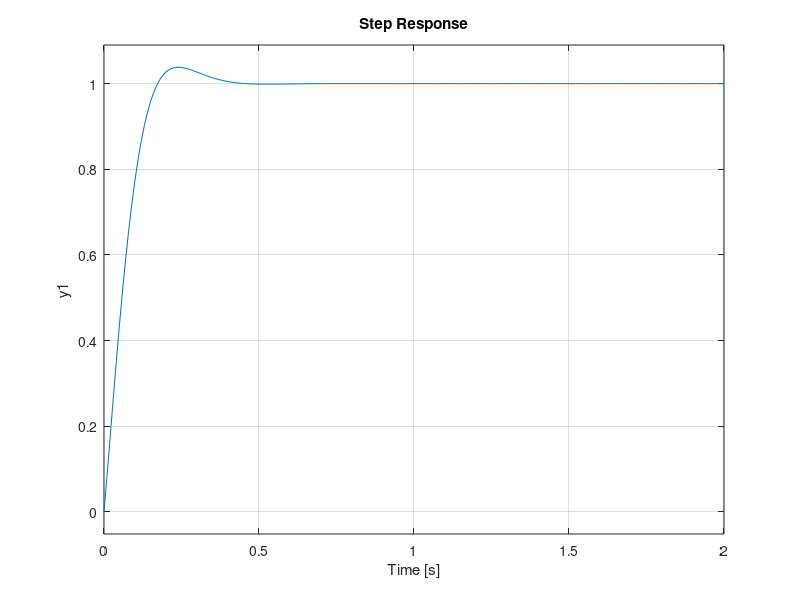
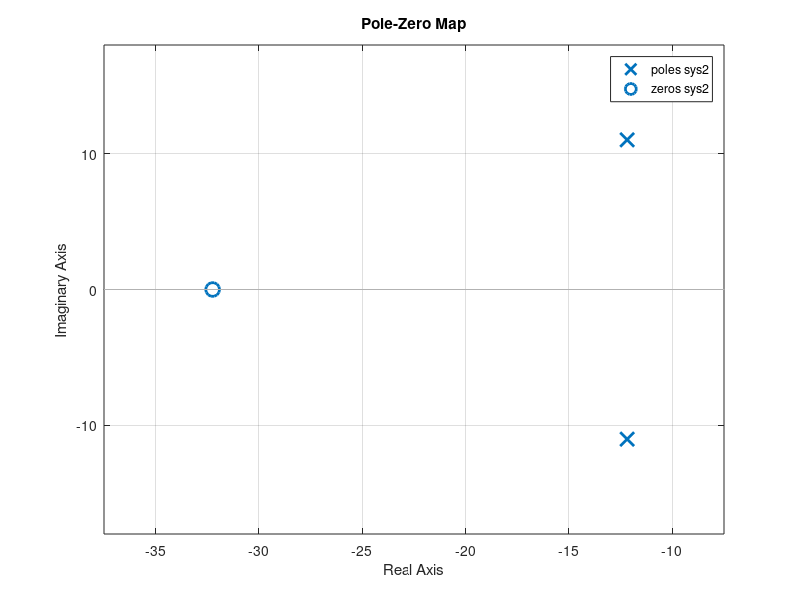

MATLAB code to generate these figures, in order:
close all
t=[0:0.01:2];
sys=tf([8.37 269.88],[1 16 0])
%sisotool(sys)
sys2=feedback(sys, 1)
figure
step(sys2,t)
figure
pzmap(sys2)
